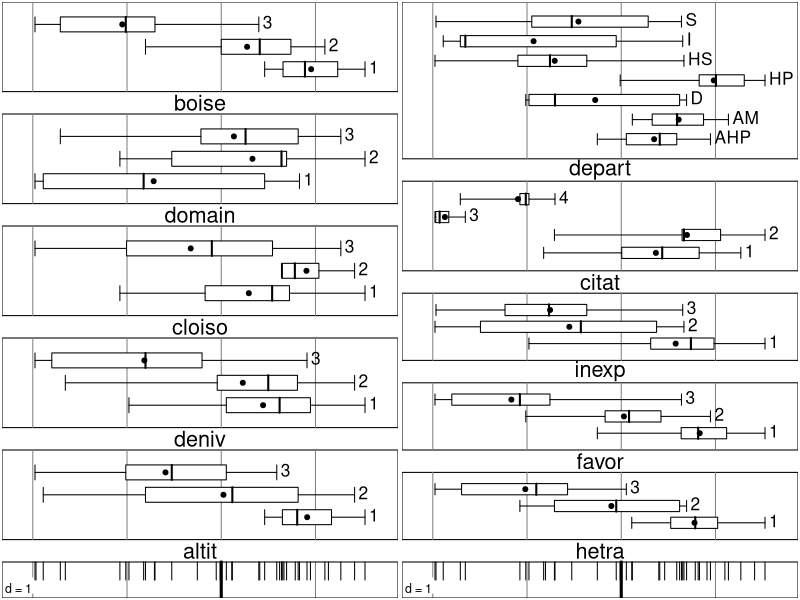

Write R code to recreate this figure.
library(ade4)


### Name: dudi.acm
### Title: Multiple Correspondence Analysis
### Aliases: dudi.acm acm.burt acm.disjonctif boxplot.acm
### Keywords: multivariate

### ** Examples

data(ours)
summary(ours)

if(adegraphicsLoaded()) {
  g1 <- s1d.boxplot(dudi.acm(ours, scan = FALSE)$li[, 1], ours)
} else {
  boxplot(dudi.acm(ours, scan = FALSE))
}
## Not run: 
##D data(banque)
##D banque.acm <- dudi.acm(banque, scann = FALSE, nf = 3)
##D 
##D if(adegraphicsLoaded()) {
##D   g2 <- adegraphics:::scatter.dudi(banque.acm)
##D } else {
##D   scatter(banque.acm)
##D }  
##D 
##D apply(banque.acm$cr, 2, mean)
##D banque.acm$eig[1:banque.acm$nf] # the same thing
##D 
##D if(adegraphicsLoaded()) {
##D   g3 <- s1d.boxplot(banque.acm$li[, 1], banque)
##D   g4 <- scatter(banque.acm)
##D } else {
##D   boxplot(banque.acm)
##D   scatter(banque.acm)
##D }
##D 
##D 
##D s.value(banque.acm$li, banque.acm$li[,3])
##D 
##D bb <- acm.burt(banque, banque)
##D bbcoa <- dudi.coa(bb, scann = FALSE)
##D plot(banque.acm$c1[,1], bbcoa$c1[,1])
##D # mca and coa of Burt table. Lebart & coll. section 1.4
##D 
##D bd <- acm.disjonctif(banque)
##D bdcoa <- dudi.coa(bd, scann = FALSE)
##D plot(banque.acm$li[,1], bdcoa$li[,1]) 
##D # mca and coa of disjonctive table. Lebart & coll. section 1.4
##D plot(banque.acm$co[,1], dudi.coa(bd, scann = FALSE)$co[,1]) 
## End(Not run)
